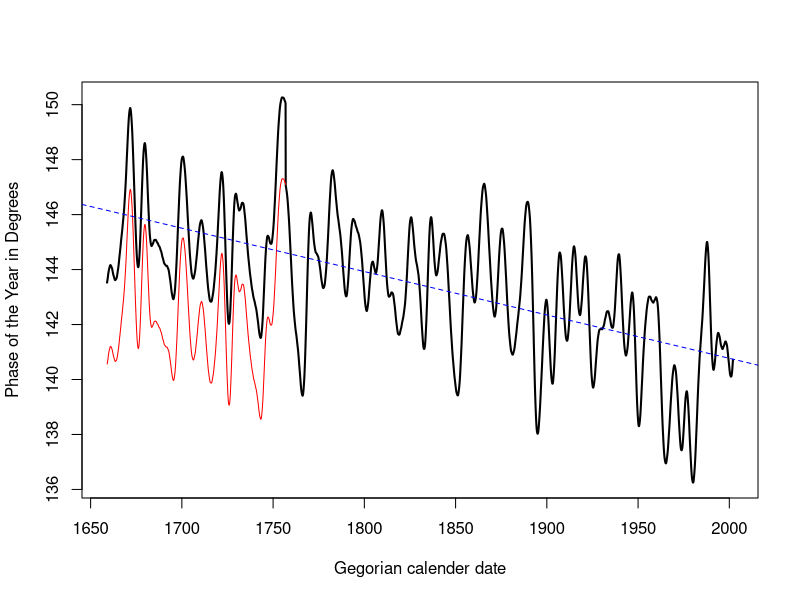

Here is the R script that generated this plot:
library(multitaper)


### Name: demod.dpss
### Title: Computes complex demodulates using multiple taper techniques
### Aliases: demod.dpss
### Keywords: math

### ** Examples

data(CETmonthly)
nJulOff <- 1175
xd <- ts(CETmonthly[,"temp"],deltat=1/12)
demodYr <- demod.dpss(xd,centreFreq=1,nw=3,blockLen=120,stepSize=1)
phase <- demodYr$phase
offsJul <- 3*360/365 
phaseAdj <- phase
phaseAdj[1:nJulOff] <- phase[1:nJulOff] + offsJul
yr <- (time(xd)+1658)[1:length(phase)]
plot(yr, phaseAdj, type="l", lwd=2,
     ylab="Phase of the Year in Degrees",
     xlab="Gegorian calender date")
lines((1:nJulOff)/12+1659, phase[1:nJulOff], col="red")
fit <- lm( phaseAdj ~ yr)
abline(fit, lty=2, col="blue")
cat(paste("Precession Estimate: ",fit$coef[2]*60*60,digits=6," (arcseconds/yr)\n",sep=""))
